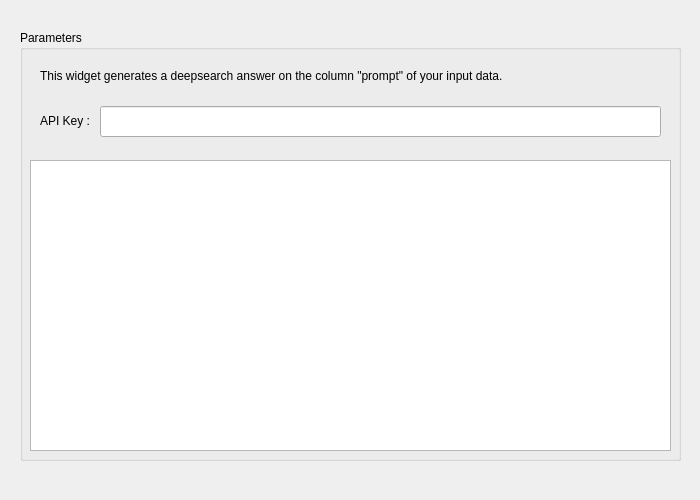
<?xml version="1.0" encoding="UTF-8"?>
<ui version="4.0">
 <class>Form</class>
 <widget class="QWidget" name="Form">
  <property name="geometry">
   <rect>
    <x>0</x>
    <y>0</y>
    <width>700</width>
    <height>500</height>
   </rect>
  </property>
  <property name="windowTitle">
   <string>Form</string>
  </property>
  <widget class="QGroupBox" name="groupBox">
   <property name="geometry">
    <rect>
     <x>20</x>
     <y>30</y>
     <width>661</width>
     <height>431</height>
    </rect>
   </property>
   <property name="title">
    <string>Parameters</string>
   </property>
   <widget class="QTextBrowser" name="textBrowser">
    <property name="geometry">
     <rect>
      <x>10</x>
      <y>130</y>
      <width>641</width>
      <height>291</height>
     </rect>
    </property>
   </widget>
   <widget class="QLabel" name="label">
    <property name="geometry">
     <rect>
      <x>20</x>
      <y>80</y>
      <width>121</width>
      <height>21</height>
     </rect>
    </property>
    <property name="text">
     <string>API Key :</string>
    </property>
   </widget>
   <widget class="QLabel" name="Description">
    <property name="geometry">
     <rect>
      <x>20</x>
      <y>30</y>
      <width>551</width>
      <height>31</height>
     </rect>
    </property>
    <property name="text">
     <string>This widget generates a deepsearch answer on the column &quot;prompt&quot; of your input data.</string>
    </property>
    <property name="textFormat">
     <enum>Qt::AutoText</enum>
    </property>
    <property name="alignment">
     <set>Qt::AlignLeading|Qt::AlignLeft|Qt::AlignVCenter</set>
    </property>
    <property name="wordWrap">
     <bool>true</bool>
    </property>
   </widget>
   <widget class="QLineEdit" name="line_api_key">
    <property name="geometry">
     <rect>
      <x>80</x>
      <y>76</y>
      <width>561</width>
      <height>31</height>
     </rect>
    </property>
   </widget>
  </widget>
 </widget>
 <resources/>
 <connections/>
</ui>
